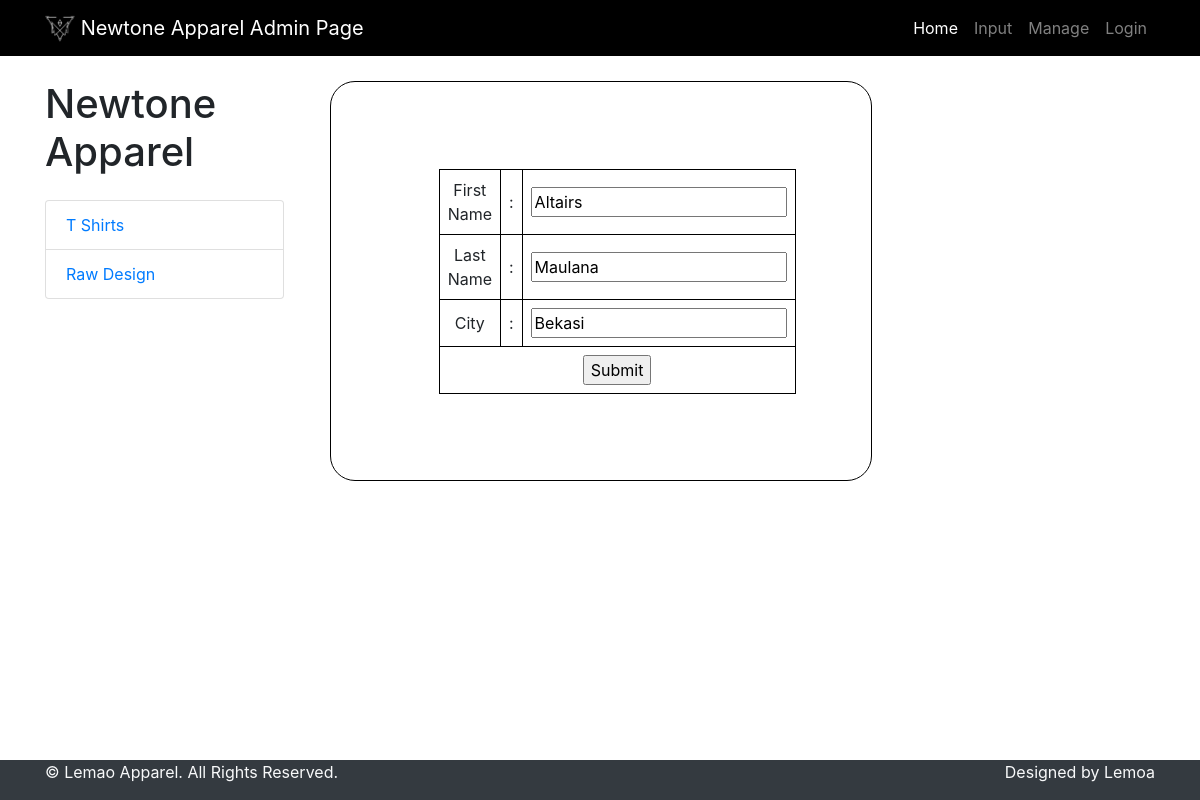
Page /admin/updateform.php on the committed database.
### tables this page shows
CREATE TABLE `customer` (
  `customer_id` int(15) NOT NULL,
  `username` varchar(15) NOT NULL,
  `password` varchar(15) NOT NULL,
  `first_name` varchar(15) NOT NULL,
  `last_name` varchar(15) NOT NULL,
  `city` varchar(30) NOT NULL,
  `role` varchar(5) NOT NULL
);

### admin/updateform.php (the view, shortened to what this page needs)
<?php
include '../dbconnect.php';
$result = mysqli_query($conn, "SELECT * FROM customer WHERE customer_id = 1");
$row = mysqli_fetch_assoc($result);
?>
<!DOCTYPE html>
<html lang="en">
<head>
    <link rel="stylesheet" type="text/css" href="../css/style.css">
    <link rel="stylesheet" href="https://maxcdn.bootstrapcdn.com/bootstrap/4.0.0/css/bootstrap.min.css">
    <link rel="stylesheet" type="text/css" href="../css/footer.css">
</head>
<body>
<nav class="navbar navbar-expand-lg navbar-dark bg-black">
        <div class="container">
          <a class="navbar-brand" href="../cover.php">
            <img src="../logo.png" width="30" height="30" class="d-inline-block align-top" alt="Brand Logo">
            Newtone Apparel Admin Page
          </a>
          <div class="collapse navbar-collapse" id="navbarNav">
          <ul class="navbar-nav ml-auto">
  <li class="nav-item active">
    <a class="nav-link hover-underline-animation" href="index.php">Home</a>
  </li>
  <li class="nav-item">
    <a class="nav-link hover-underline-animation" href="inputfield.php">Input</a>
  </li>
  <li class="nav-item">
  <a class="nav-link hover-underline-animation" href="adminmanage.php">Manage</a>
  </li>
  <?php
    if(isset($_SESSION['username'])){
  ?>
  <li class="nav-item">
    <a class="nav-link hover-underline-animation" href="../login/logout.php"><span class="glyphicon glyphicon-log-out"></span> Logout</a>
  </li>
  <?php
    }else{
  ?>
  <li class="nav-item">
    <a class="nav-link hover-underline-animation" href="../login/login.php"><span class="glyphicon glyphicon-log-in"></span> Login</a>
  </li>
  <?php
    }
  ?>
</ul>
          </div>
        </div>
      </nav>
  <div class="container">
  <div class="row">
    <div class="col-lg-3">
      <h1 class="my-4">Newtone Apparel</h1>
      <div class="list-group mr-3">
        <a href="adminshirts.php" class="list-group-item">T Shirts</a>
        <a href="#" class="list-group-item">Raw Design</a>
      </div>
    </div>
    <div class="col-lg-9 middle-text">
      <div class="table-container">
<table>
<form action="updatedata.php" method="post" name="register">
            <table align="center" width="270" border="1">
                <tr>
                    <td width="94">First Name</td>
                    <td width="9">:</td>
                    <td width="145"><input name="first_name" type="text" value="<?php echo $row['first_name'];?>" ></td>
                </tr>
                <tr>
                    <td width="94">Last Name</td>
                    <td width="9">:</td>
                    <td width="145"><input name="last_name" type="text" value="<?php echo $row['last_name'];?>" ></td>
                </tr>
                <tr>
                    <td width="94">City</td>
                    <td width="9">:</td>
                    <td width="145"><input name="city" type="text" value="<?php echo $row['city'];?>" ></td>
                </tr>
                <tr>
                    <td colspan="3" align="center"><input type="submit" value="Submit"></td>
                </tr>
            </table>
        </form>
    </div>
    </div>
  </div>
</div>
    <footer class="bg-dark text-light py-0">
      <div class="container">
          <div class="row">
            <div class="col-md-6">
              <p>&copy; Lemao Apparel. All Rights Reserved.</p>
            </div>
            <div class="col-md-6 text-right">
              <p>Designed by Lemoa</p>
            </div>
          </div>
      </div>
    </footer>
</body>
</html>

### css/style.css (style rules this page uses)
body { font-family: "Montserrat", sans-serif; }
.navbar { background-color: black; }
.hover-underline-animation { display: inline-block; position: relative; color: #0087ca; }
.hover-underline-animation::after { content: ""; position: absolute; width: 100%; transform: scaleX(0); height: 2px; bottom: 0; left: 0; background-color: #0087ca; transform-origin: bottom right; transition: transform 0.25s ease-out; }
.middle-text { display: flex; align-items: center; }
td, th { padding: 8px; border: 1px solid black; text-align: center; }

### css/footer.css (style rules this page uses)
footer { position: fixed; bottom: 0; width: 100%; }

### admin/updateform.php (style rules this page uses)
table, tr, td { height: 30px; }
table { border: 1px solid black; padding: 75px; border-radius: 50px; width: 100%; text-align: center; }
.table-container { margin-top: 25px; padding: 75px; display: flex; justify-content: center; align-items: center; height: 50vh; border: 1px solid black; border-radius: 25px; }

### rows in the picture
customer: first_name "Altairs", last_name "Maulana", city "Bekasi"
